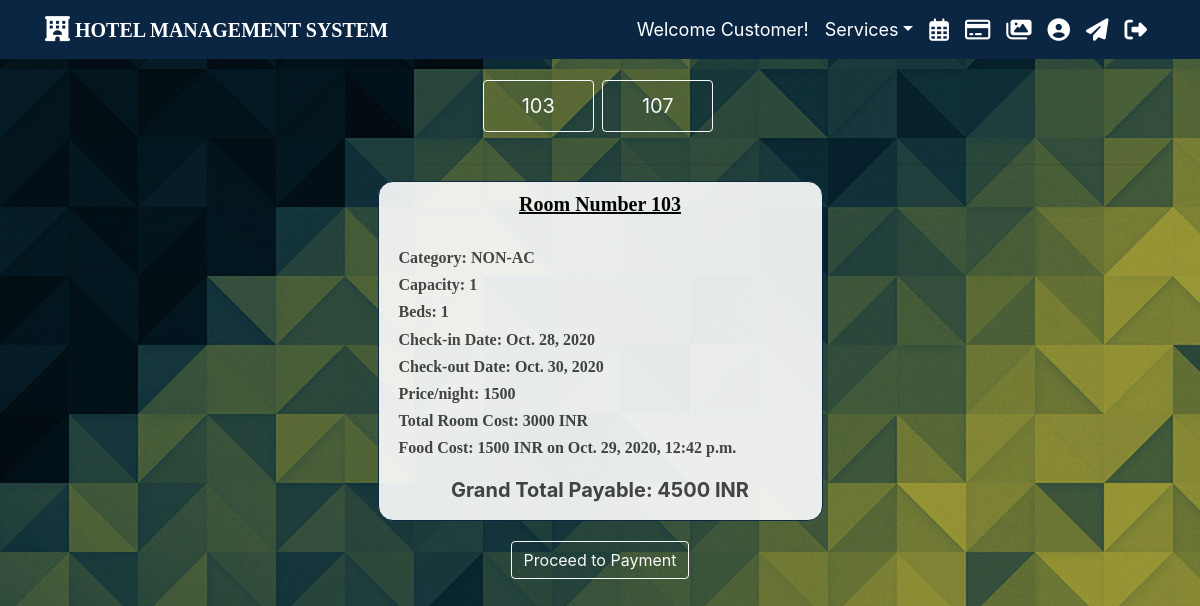
Page /main/payment/ (signed in) on the earlier database version.
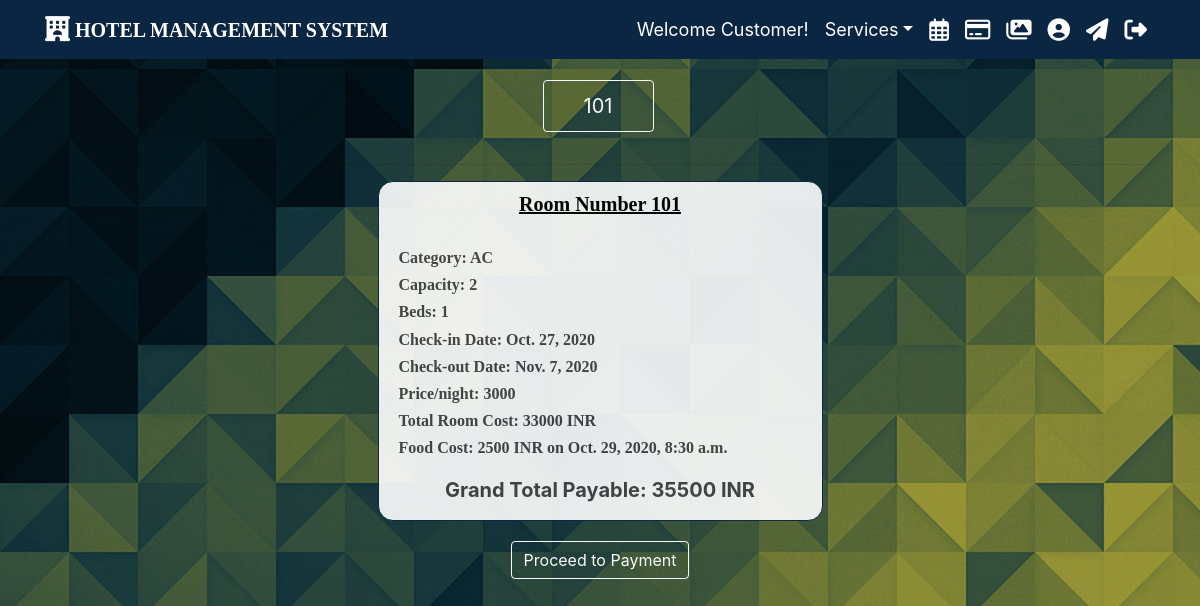
Same page on the later database version.
### main/models.py (models this page shows, shortened)
class Room(models.Model):
    ROOM_CATEGORIES = (
        ('YAC', 'AC'),
        ('NAC', 'NON-AC'),
        ('DEL', 'DELUXE'),
        ('KIN', 'KING'),
        ('QUE', 'QUEEN'),
    )
    number = models.IntegerField()
    category = models.CharField(max_length=3, choices=ROOM_CATEGORIES)
    beds = models.IntegerField()
    capacity = models.IntegerField()
    price = models.IntegerField(default=1000)
    def get_category(self):
        for i in self.ROOM_CATEGORIES:
            if i[0] == self.category:
                return i[1]

class Booking(models.Model):
    user = models.ForeignKey(User, on_delete=models.CASCADE)
    room = models.ForeignKey(Room, on_delete=models.CASCADE)
    check_in = models.DateField()
    check_out = models.DateField()
    total_cost = models.IntegerField(blank=True, null=True)
    def get_cost(self):
        d0 = date(self.check_in.year, self.check_in.month, self.check_in.day)
        d1 = date(self.check_out.year, self.check_out.month, self.check_out.day)
        stay = d1 - d0
        price_per_night = self.room.price
        cost = price_per_night * stay.days
        return cost

class Restaurant(models.Model):
    user = models.ForeignKey(User, on_delete=models.CASCADE)
    bkng = models.ForeignKey(Booking, on_delete=models.CASCADE)
    time = models.DateTimeField()
    food_cost = models.IntegerField(blank=True, null=True)
    def __str__(self):
        return f'{self.user} has booked a table for {self.bkng.room.capacity} at {self.time}'

### main/decorators.py (the view)
		def wrapper_func(request, *args, **kwargs):
			group = None
			if request.user.groups.exists():
				group = request.user.groups.all()[0].name
			if group in allowed_roles:
				return view_func(request, *args, **kwargs)
			else:
				return HttpResponse('You are not authorized to view this page')

### users/models.py (called while the page is built)
    def get_validity(self):
        if (self.date_of_birth == None or self.state == None
            or self.city == None or self.district == None
            or self.zip_code == None or self.user.first_name == ''
            or self.user.last_name == ''):
            return False
        else:
            return True

### main/templates/main/payment.html (shortened to what this page needs)
{% extends "main/base.html" %}
{% load crispy_forms_tags %}
{% block content %}
{% if empty %}
  <div class="alert alert-info" style="text-align: center; font-size: 20px;">You don't seem to have any payment as you haven't booked a room yet! Go ahead and book a room :)</div>
{% else %}
  <center>
      {% for p in payment_list %}
          <button class="tablink btn btn-outline-light mb-3 mr-1" style="width: 10%;" onclick="openPage('{{p.0}}', this, 'white')" id="defaultOpen">{{p.0}}</button>
      {% endfor %}
  </center>
  {% for p in payment_list %}
    <div class="tabcontent" id="{{p.0}}">
    <hr/>
    <div class="row">
          <div class="col-md-5 mx-auto">
            <article class="media content-section box-shadow" style="border-radius: 15px; border: 1.5px solid #0a2642; opacity: 0.9; color:white;">
              <div class="media-body">
                <h5 style="text-align: center; font-family:Georgia, 'Times New Roman', Times, serif; font-weight: bold; text-decoration: underline; color: black;">Room Number {{p.0}}</h5><br>
                <h6>Category: {{p.1}}</h6>
                <h6>Capacity: {{p.2}}</h6>
                <h6>Beds: {{p.3}}</h6>
                <h6>Check-in Date: {{p.4}}</h6>
                <h6>Check-out Date: {{p.5}}</h6>
                <h6>Price/night: {{p.6}}</h6>
                <h6>Total Room Cost: {{p.9}} INR</h6>
                {% if p.8 %}
                  <h6>Food Cost: 0 INR</h6>
                {% else %}
                  {% for t in p.7 %}
                    {% if t.food_cost == None %}
                      <h6>Food Cost: 0 INR</h6>
                    {% else %}
                      <h6>Food Cost: {{t.food_cost}} INR on {{t.time}}</h6>
                    {% endif %}
                  {% endfor %}
                {% endif %}
                <h5 style="text-align: center; margin-top: 20px; font-weight: bold;">Grand Total Payable: {{p.10}} INR</h5>
              </div>
            </article>
          </div>
    </div>
    <center>
      <a class="btn btn-outline-light" href="{% url 'feedback' %}">Proceed to Payment</a>
    </center>
    </div>
  {% endfor %}
{% endif %}
{% endblock content %}

### main/templates/main/base.html (shortened to what this page needs)
{% load static%}
<!DOCTYPE html>
<html>
  <head>
    <link rel="stylesheet" href="https://cdn.jsdelivr.net/npm/bootstrap@4.5.3/dist/css/bootstrap.min.css">
    <link rel="stylesheet" type="text/css" href="{% static 'main/main_style.css' %}"/>
  </head>
  <body>
  <header class="site-header">
    <nav class="navbar navbar-expand-md navbar-dark bg-steel fixed-top">
      <div class="container">
      <a class="navbar-brand" style="font-size: 20px; font-family: Georgia, serif; font-weight: bold;" href="{% url 'welcome' %}" data-toggle="tooltip" data-placement="bottom" title="Home"><i class="fas fa-hotel fa-lg"></i> HOTEL MANAGEMENT SYSTEM</a>
      <div class="collapse navbar-collapse" id="navbarSupportedContent">
        <ul class="navbar-nav ml-auto" style="font-size: 18px;">
          <li class="nav-item active">
            <a class="nav-link">Welcome {{ user.first_name }}!</a>
          </li>
          <li class="nav-item dropdown active">
            <a href="" class="nav-link dropdown-toggle" id="navbarDropdown" role="button" data-toggle="dropdown">Services</a>
          </li>
          <li class="nav-item active">
            <a class="nav-link" href="{% url 'bookings' %}" data-toggle="tooltip" data-placement="bottom" title="My Bookings"><i class="far fa-calendar-alt fa-lg"></i></a>
          </li>
          <li class="nav-item active">
            <a class="nav-link" href="{% url 'payment' %}" data-toggle="tooltip" data-placement="bottom" title="Bill Payment"><i class="far fa-credit-card fa-lg"></i></a>
          </li>
          <li class="nav-item active">
            <a class="nav-link" href="{% url 'gallery' %}" data-toggle="tooltip" data-placement="bottom" title="Gallery"><i class="fas fa-images fa-lg"></i></a>
          </li>
          <li class="nav-item active">
            <a class="nav-link" href="{% url 'customer' %}" data-toggle="tooltip" data-placement="bottom" title="Customer Information"><i class="fas fa-user-circle fa-lg"></i></a>
          </li>
          <li class="nav-item active">
            <a class="nav-link" href="{% url 'contact' %}" data-toggle="tooltip" data-placement="bottom" title="Contact Us"><i class="fas fa-paper-plane fa-lg"></i></a>
          </li>
          <li class="nav-item active">
            <a class="nav-link" href="{% url 'logout' %}" data-toggle="tooltip" data-placement="bottom" title="Logout"><i class="fas fa-sign-out-alt fa-lg"></i></a>
          </li>
        </ul>
      </div>
      </div>
    </nav>
  </header>
    <main role="main" class="container">
       {% block content %}{% endblock %}
    </main>
  </body>
</html>

### main/static/main/main_style.css (style rules this page uses)
body { background: #f2f2f2; color: #333333; margin-top: 5rem; }
h1, h2, h3, h4, h5, h6 { color: #444444; }
ul { margin: 0; }
.bg-steel { background-color: #0a2642; }
.site-header .navbar-nav .nav-link { color: #cbd5db; }
.content-section { background: #ffffff; padding: 10px 20px; border: 1px solid #dddddd; border-radius: 3px; margin-bottom: 20px; }
.tablink { cursor: pointer; padding: 10px 10px; font-size: 20px; width: 25%; }
.tabcontent { display: none; }

### main/templates/main/payment.html (style rules this page uses)
body { background: url('/static/main/photos/background_pattern2.jpg') rgba(0, 0, 0, 0.4); background-blend-mode: multiply; }
h6 { font-family:Georgia, 'Times New Roman', Times, serif; font-weight: bold; }

Differences in the rows shown:
no longer on this page (row unchanged): Room: number "103", p "NON-AC", p "1", check_in "Oct. 28, 2020", check_out "Oct. 30, 2020", price "1500", p "3000", p "4500"
removed Restaurant: food_cost "1500", time "Oct. 29, 2020, 12:42 p.m.", shown under "103"
now on this page (row unchanged): Room: number "101", p "AC", capacity "2", p "1", check_in "Oct. 27, 2020", check_out "Nov. 7, 2020", price "3000", p "33000", p "35500"
added Restaurant: food_cost "2500", time "Oct. 29, 2020, 8:30 a.m.", shown under "101"
Other differences:
new list line: "101"
list line gone: "103"
list line gone: "107"
